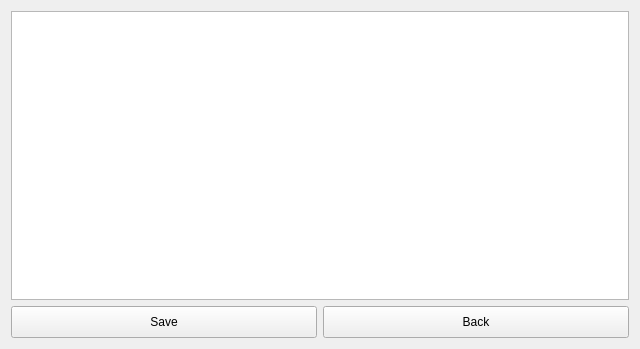
<?xml version="1.0" encoding="UTF-8"?>
<ui version="4.0">
 <class>GradientTableClass</class>
 <widget class="QWidget" name="GradientTableClass">
  <property name="geometry">
   <rect>
    <x>0</x>
    <y>0</y>
    <width>640</width>
    <height>349</height>
   </rect>
  </property>
  <property name="windowTitle">
   <string>Form</string>
  </property>
  <layout class="QGridLayout" name="gridLayout">
   <item row="0" column="0">
    <layout class="QVBoxLayout" name="verticalLayout" stretch="9,1">
     <item>
      <widget class="TableCtrl" name="tableView"/>
     </item>
     <item>
      <layout class="QHBoxLayout" name="horizontalLayout" stretch="1,1">
       <item>
        <widget class="BtnCtrl" name="saveBtn">
         <property name="sizePolicy">
          <sizepolicy hsizetype="Expanding" vsizetype="Expanding">
           <horstretch>0</horstretch>
           <verstretch>0</verstretch>
          </sizepolicy>
         </property>
         <property name="text">
          <string>Save</string>
         </property>
        </widget>
       </item>
       <item>
        <widget class="BtnCtrl" name="backBtn">
         <property name="sizePolicy">
          <sizepolicy hsizetype="Expanding" vsizetype="Expanding">
           <horstretch>0</horstretch>
           <verstretch>0</verstretch>
          </sizepolicy>
         </property>
         <property name="text">
          <string>Back</string>
         </property>
        </widget>
       </item>
      </layout>
     </item>
    </layout>
   </item>
  </layout>
 </widget>
 <customwidgets>
  <customwidget>
   <class>BtnCtrl</class>
   <extends>QPushButton</extends>
   <header>btnctrl.h</header>
  </customwidget>
  <customwidget>
   <class>TableCtrl</class>
   <extends>QTableView</extends>
   <header>tablectrl.h</header>
  </customwidget>
 </customwidgets>
 <resources/>
 <connections/>
</ui>
